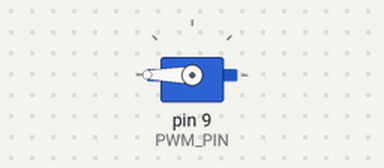
Bench run of a sketch on a simulated Arduino Uno, built with avr-gcc and run on an emulated ATmega328P. Shown: servo.

Above: at 0.05 s.
Timing chart, 0 to 4.6 s (numbered marks = the images above):
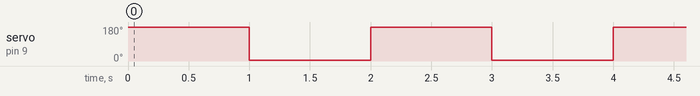

Measured:
- by itself, servo on pin 9 (PWM_PIN): alternates 180° for 1.0 s and 3° for 1.0 s

The sketch:

simple-servo.ino
```cpp
#include <Servo.h>

// Connect power and ground pins to Arduino +5V and ground, respectively.
const int PWM_PIN = 9; // Make sure this pin is capable of PWM output.

const int SERVO_MIN = 575; // minimum servo pulse length in microseconds.
const int SERVO_MAX = 2460; // maximum servo pulse length in microseconds.

const int DELAY_MS = 1000; // delay between min and max servo movements in milliseconds.

Servo servo;

void setup() {
    servo.attach(PWM_PIN);
}

void go_to_max() {
    servo.writeMicroseconds(SERVO_MAX);
}
void go_to_min() {
    servo.writeMicroseconds(SERVO_MIN);
}
void delay_movement() {
    delay(DELAY_MS);
}

void loop() {
    go_to_max();
    delay_movement();
    go_to_min();
    delay_movement();
}
```
